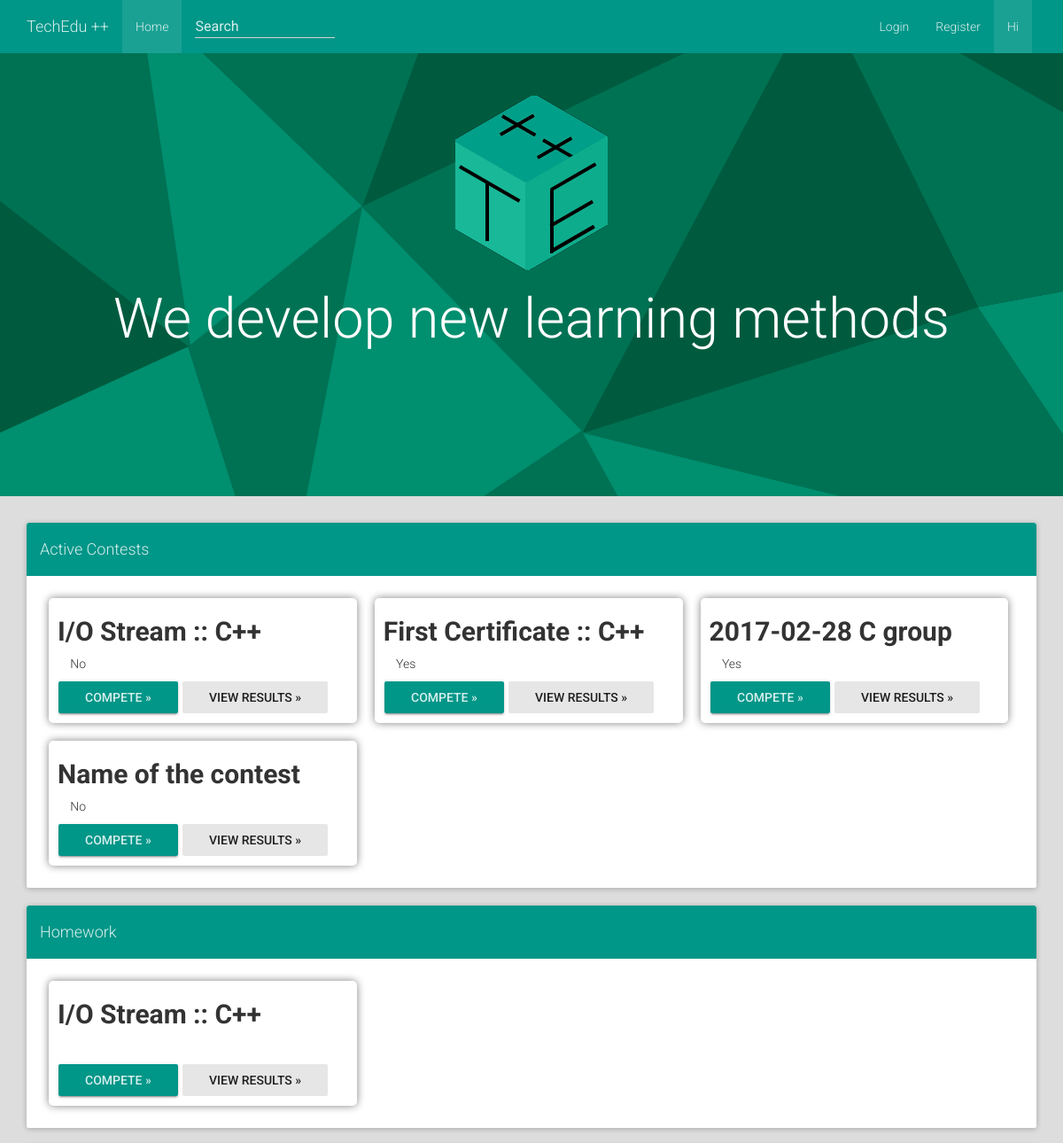
Before: / (upper part) with the older database file.
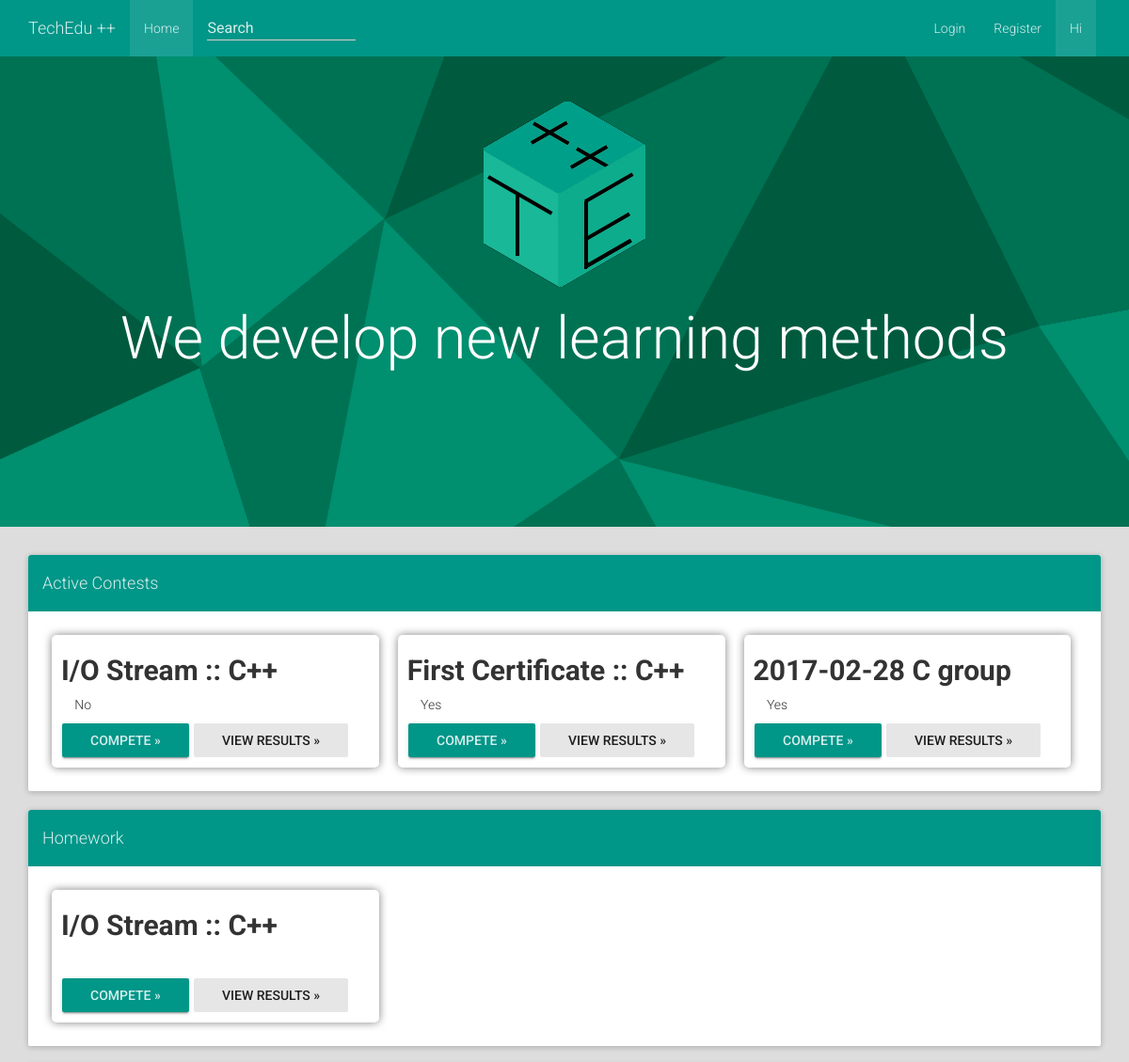
After: the same page with the newer database file.
### tables this page shows
CREATE TABLE `Contests` (
  `ID` text NOT NULL,
  `Name` text NOT NULL,
  `Link` text NOT NULL,
  `Tasks` text NOT NULL,
  `Langs` text NOT NULL,
  `MaxPoints` text NOT NULL,
  `Certify` tinyint(2) NOT NULL DEFAULT '0',
  `Homework` tinyint(1) NOT NULL DEFAULT '0'
);

### lib/mysql.php (called while the page is built, shortened)
<?php
	class MySQL
	{
		public  $servername = "localhost";
		private $username = "root";
		private $password = "tts2002";
		protected $conn;
		function __construct (string $dbname_param)
		{
			$this->dbname = $dbname_param;
			$this->conn = new mysqli ($this->servername, $this->username, $this->password, $this->dbname);
		}
		function query (string $command)
		{
			return ($this->conn->query ($command));
		}
	}
?>

### lib/get/contests.php (the view, shortened to what this page needs)
<?php
	include_once ($_SERVER["DOCUMENT_ROOT"] . "/lib/mysql.php");
	$dbname = "judge";
	$conn = new MySQL ($dbname);
	$sql = "SELECT * FROM Contests";
	$result = $conn->query($sql);
	if ($result->num_rows > 0)
	{
		while($row = $result->fetch_assoc())
		{
			echo '<div class="course-item col-md-4"><h2 id="' . $row["ID"] . '">' . $row["Name"] . '</h2><span data-toggle="tooltip" data-placement="left" title="Is this constest for a certificate?" data-original-title="Is this constest for a certificate?"><i class="fa fa-trophy" aria-hidden="true"></i> ' . (($row["Certify"] == 0)?"No":"Yes") . '</button><br><a href="' . $row["Link"] . '" role="button" class="btn btn-raised btn-success">Compete »</a> ' . '<a href="' . $row["Link"] . '/results" role="button" class="btn btn-default active">View results »</a></div>';
		}
	}
?>

### index.php (shortened to what this page needs)
<!DOCTYPE html><html lang="en"><head><link href="/css/jumbotron.css" rel="stylesheet"><link rel="stylesheet" href="/css/bootstrap.min.css"><link rel="stylesheet" href="/css/bootstrap-material-design.min.css"><link rel="stylesheet" href="/css/ripples.min.css"><link rel="stylesheet" href="/css/snackbar.min.css"><link rel="stylesheet" href="/d9757859af.css"><link rel="stylesheet" href="/css/extension.css"><link rel="stylesheet" href="/node_modules/font-awesome/css/font-awesome.min.css"></head><body cz-shortcut-listen="true"><nav class="navbar navbar-static-top navbar-default"><div class="container"><div class="nav-header"><a href="#" class="navbar-brand">TechEdu ++</a></div><div class="navbar-collapse collapse navbar-responsive-collapse"><ul class="nav navbar-nav"><li class="nav-item active"><a href="#" class="nav-link">Home</a></li></ul><form role="search" action="/search.php" class="navbar-form navbar-left"><div class="form-group is-empty"><input placeholder="Search" name="pattern" type="text" class="form-control col-md-8"></div></form><ul class="nav navbar-nav navbar-right"><li class="nav-item"><?php if (isset($_SESSION ["name"])) { echo "<a href='/logout.php'>Logout</a>"; } else { echo "<a href='/login.php'>Login</a>"; } ?></li><li class="nav-item"><a href="/register.php" class="nav-link">Register</a></li><li style="border-right: rgba(0,0,0,0) solid 20px;" class="nav-item active"><a href="/user.php" class="nav-link">
<?php if (isset($_SESSION ["name"])) { echo "Hi, "; echo $_SESSION ["name"]; } else { echo "Hi"; } ?></a></li></ul></div></div></nav><div class="jumbotron"><div class="container"><center><img src="/img/acdemy4_logo.png"><h1 class="display-3">We develop new learning methods</h1></center></div></div><div class="container"><div class="panel panel-primary"><div class="panel-heading"><h4>Active Contests</h4></div><div class="panel-body"><?php require ($_SERVER["DOCUMENT_ROOT"] . "/lib/get/contests.php"); ?></div></div><div class="panel panel-primary"><div class="panel-heading"><h4>Homework</h4></div><div class="panel-body"><?php require ($_SERVER["DOCUMENT_ROOT"] . "/lib/get/homework.php"); ?></div></div><?php require ($_SERVER["DOCUMENT_ROOT"] . "/lib/get/quizes.php"); ?></div></body></html>

### lib/get/homework.php (shortened to what this page needs)
<?php
	include_once ($_SERVER["DOCUMENT_ROOT"] . "/lib/mysql.php");
	$dbname = "judge";
	$conn = new MySQL ($dbname);
	$sql = "SELECT * FROM Contests WHERE `Homework`=1";
	$result = $conn->query($sql);
	if ($result->num_rows > 0)
	{
		while($row = $result->fetch_assoc())
		{
			echo '<div class="course-item col-md-4"><h2 id="' . $row["ID"] . '">' . $row["Name"] . '</h2><br><a href="' . $row["Link"] . '" role="button" class="btn btn-raised btn-success">Compete »</a> ' . '<a href="' . $row["Link"] . '/results" role="button" class="btn btn-default active">View results »</a></div>';
		}
	}
?>

### css/jumbotron.css (style rules this page uses)
.jumbotron { background: -moz-linear-gradient(left, rgba(231,231,231,1) 0%, rgba(255,255,255,1) 20%, rgba(230,230,230,1) 100%); }

### css/extension.css (style rules this page uses)
.course-item { background-color: #fff; box-shadow: 0 0 10px #808080; margin: 10px; padding: 1px 10px 1px; border-radius: 5px; position: relative; }
.course-item.col-md-4 h2 { font-weight: bold; }
.jumbotron { background-image: url("/maia.png"); min-height: 500px; color: white; }
body { background-color: #DDD !important; }
.btn.btn-success { background-color: #009688 !important; }
.navbar { margin-bottom: 0px !important; }

Changed rows visible on the page:
removed contests: Name "Name of the contest", Certify "No", shown under "Active Contests"
